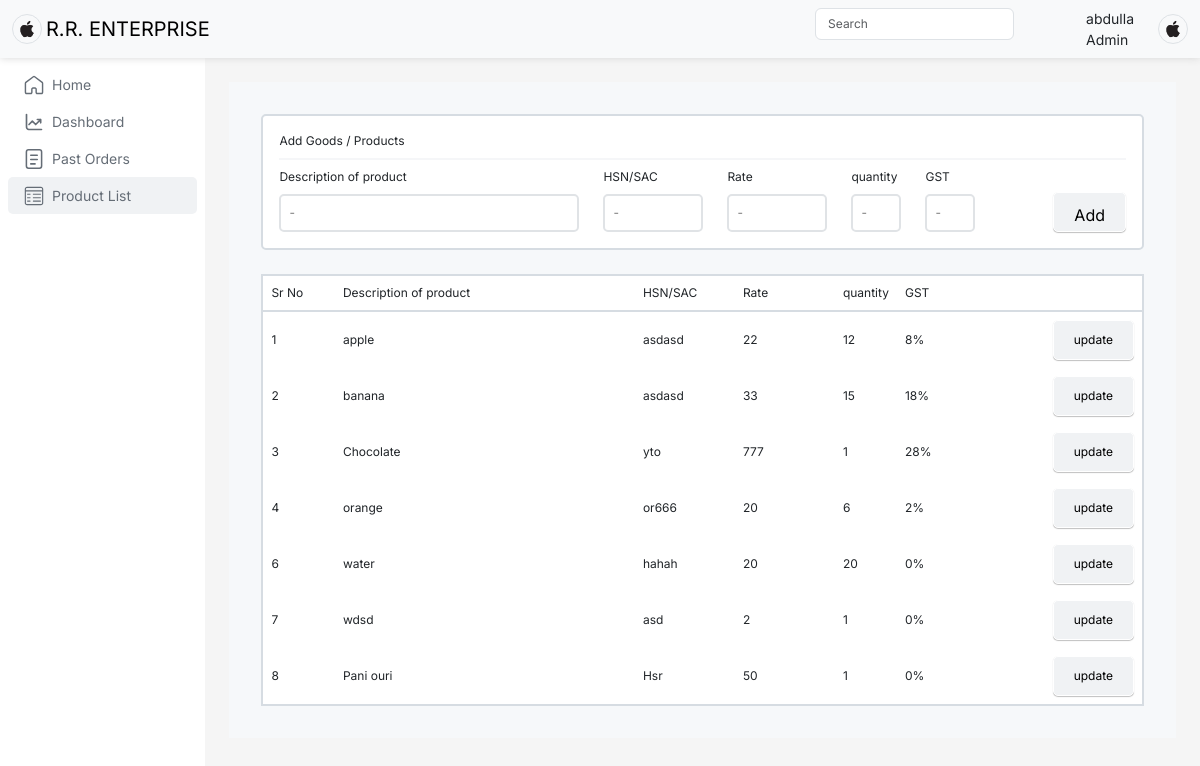
The app's page /productList.php (signed in) with its own data.
### tables this page shows
CREATE TABLE `product` (
  `product_id` int(11) NOT NULL,
  `product_name` varchar(255) NOT NULL,
  `hsn_sac` varchar(40) NOT NULL,
  `gst` decimal(20,0) NOT NULL,
  `rate` decimal(10,0) NOT NULL,
  `quantity` int(11) NOT NULL,
  `created_date` date NOT NULL DEFAULT current_timestamp(),
  `business_id` int(11) NOT NULL,
  `employee_id` int(11) NOT NULL
);

### productList.php (the view, shortened to what this page needs)
<?php
include './connect.php';
$name = "";
$hsn = "";
$rate = "";
$quantity = "";
$gst = "";
?>
<!DOCTYPE html>
<html lang="en">
<head>
    <link rel="stylesheet" href="https://cdn.jsdelivr.net/npm/@tarekraafat/autocomplete.js@10.2.7/dist/css/autoComplete.02.min.css">
    <link href="https://cdn.jsdelivr.net/npm/bootstrap@5.3.3/dist/css/bootstrap.min.css" rel="stylesheet">
    <link rel="stylesheet" href="./css/index.css">
    <link rel="stylesheet" href="./css/sidebar.css">
    <link rel="stylesheet" href="./css/product.css">
</head>
<body>
    <?php include './components/navbar.php' ?>
    <div class="main-container">
        <div class="sidebar-wrapper">
            <div class="sidebar-items">
                <a class="sidebar-item" href="index.php">
                    <p>Home</p>
                </a>
                <a class="sidebar-item" href="dashboard.php">
                    <p>Dashboard</p>
                </a>
                <a class="sidebar-item " href="pastOrders.php">
                    <p>Past Orders</p>
                </a>
                <a class="sidebar-item active" href="productList.php">
                    <p>Product List</p>
                </a>
            </div>
        </div>
        <div class="content-wrapper">
            <div class="content-main">
                <div class="container1">
                    <form class="box" action="" method="post">
                        <div class="text">Add Goods / Products</div>
                        <hr />
                        <div class="input-row">
                            <div class="input-col">
                                <div class="input-box width-large">
                                    <label for="p-name">Description of product</label>
                                    <input type="text" name="name" id="p-name" placeholder="-" required value="<?= $name ?>" />
                                </div>
                                <div class="input-box width-medium">
                                    <label for="hsn/sac">HSN/SAC</label>
                                    <input type="text" name="hsn" id="hsn/sac" placeholder="-" required value="<?= $hsn ?>" />
                                </div>
                                <div class="input-box width-medium">
                                    <label for="rate">Rate</label>
                                    <input type="number" name="rate" id="rate" placeholder="-" required value="<?= $rate ?>" />
                                </div>
                                <div class="input-box width-small">
                                    <label for="quantity">quantity</label>
                                    <input type="number" name="quantity" id="quantity" placeholder="-" required value="<?= $quantity ?>" />
                                </div>
                                <div class="input-box width-small">
                                    <label for="code">GST</label>
                                    <input type="number" name="gst" id="code" placeholder="-" required value="<?= $gst ?>" />
                                </div>
                            </div>
                            <?php
                            if (isset($_GET['upd'])) {
                                echo '<input type="submit" name="update" value="Update">';
                            } else {
                                echo '<input type="submit" name="add" value="Add">';
                            }
                            ?>
                        </div>
                    </form>
                    <table class="box">
                        <tr>
                            <th>
                                Sr No
                            </th>
                            <th class="width-large">
                                Description of product
                            </th>
                            <th class="width-medium">
                                HSN/SAC
                            </th>
                            <th class="width-medium">
                                Rate
                            </th>
                            <th class="width-small">
                                quantity
                            </th>
                            <th class="width-medium">
                                GST
                            </th>
                            <th></th>
                        </tr>
                        <?php
                        $sql = "Select * from product where business_id=" . $_SESSION['business_id'];
                        $result = mysqli_query($conn, $sql);
                        while ($row = mysqli_fetch_assoc($result)) {
                            echo "
                                <tr>
                                <td>" . $row['product_id'] . "</td>
                                <td>" . $row['product_name'] . "</td>
                                <td>" . $row['hsn_sac'] . "</td>
                                <td>" . $row['rate'] . "</td>
                                <td>" . $row['quantity'] . "</td>
                                <td>" . $row['gst'] . "%</td>
                                <td>
                                    <a href='
                                    ?upd=1&id=" . $row['product_id'] . "&name=" . $row['product_name'] . "&rate=" . $row['rate'] . "&quantity=" . $row['quantity'] . "&gst=" . $row['gst'] . "&hsn=" . $row['hsn_sac'] . "
                                    ' class='update' >update</a>
                                </td>
                                </tr>
                                ";
                        }
                        ?>
                    </table>
                </div>
            </div>
        </div>
    </div>
</body>
</html>

### css/index.css (style rules this page uses)
body { margin: 0; padding: 0; box-sizing: border-box; font-family: 'Inter'; display: flex; flex-direction: column; min-height: 100vh; position: relative; }
.main-container { display: flex; flex: 1; background-color: whitesmoke; }
.content-wrapper { width: 100%; height: 100%; display: flex; flex-direction: column; align-items: center; padding: 24px; }
.content-main { max-width: 105ch; width: 100%; }

### css/sidebar.css (style rules this page uses)
body { background-color: whitesmoke; }
.sidebar-wrapper { background-color: white; width: 250px; min-height: 100vh; position: relative; }
.sidebar-items { display: flex; flex-direction: column; padding: 8px; position: sticky; top: 58px; }
.sidebar-item { display: flex; align-items: center; gap: 8px; padding: 8px 16px; border-radius: 5px; cursor: pointer; text-decoration: none; }
.sidebar-item.active { background-color: #F0F2F4; }
.sidebar-item p { color: #656D76; font-size: 14px; margin: 0; }
.sidebar-item svg { height: 20px; width: 20px; }

### css/product.css (style rules this page uses)
.container1 { padding: 32px; background-color: #F6F8FA; display: flex; flex-direction: column; gap: 24px; }
.box { padding: 16px; background-color: #ffffff; border: 2px solid #d6dce2; border-radius: 5px; }
hr { border-top: 2px solid #d6dce2; margin: 8px 0; }
.text { font-size: 12px; }
.input-box { display: flex; flex-direction: column; gap: 8px; }
label { font-size: 12px; }
input[type="text"] { background-color: #ffffff; border: 2px solid #e0e3e6; border-radius: 5px; padding: 8px; width: auto; font-size: 12px; color: #656D76; }
input[type="number"] { background-color: #ffffff; border: 2px solid #e0e3e6; border-radius: 5px; padding: 8px; width: auto; font-size: 12px; color: #656D76; -moz-appearance: textfield; }
.input-col { display: flex; flex-direction: row; gap: 24px; }
.width-small { width: 50px; }
.width-medium { width: 100px; }
.width-large { width: 300px; }
input[type="submit"] { height: 40px; padding-left: 20px; padding-right: 20px; padding-top: 10px; padding-bottom: 10px; background: #F0F2F4; box-shadow: 0px 1px 1px rgba(0, 0, 0, 0.25); border-radius: 5px; border: 1px white solid; justify-content: center; align-items: end; }
.input-row { display: flex; justify-content: space-between; align-items: end; }
table { width: 100%; }
th { font-size: 12px; font-weight: 400; padding: 8px; text-align: left; border-bottom: 2px solid #d6dce2; }
td { font-size: 12px; font-weight: 400; padding: 8px; text-align: left; }
.update { height: 40px; padding-left: 20px; padding-right: 20px; padding-top: 10px; padding-bottom: 10px; background: #F0F2F4; box-shadow: 0px 1px 1px rgba(0, 0, 0, 0.25); border-radius: 5px; border: 1px white solid; justify-content: center; position: relative; float: right; text-decoration: none; color: black; }

### records on screen
product: product_id "1", product_name "apple", hsn_sac "asdasd", rate "22", quantity "12", gst "8"
product: product_id "2", product_name "banana", hsn_sac "asdasd", rate "33", quantity "15", gst "18"
product: product_id "3", product_name "Chocolate", hsn_sac "yto", rate "777", quantity "1", gst "28"
product: product_id "4", product_name "orange", hsn_sac "or666", rate "20", quantity "6", gst "2"
product: product_id "6", product_name "water", hsn_sac "hahah", rate "20", quantity "20", gst "0"
product: product_id "7", product_name "wdsd", hsn_sac "asd", rate "2", quantity "1", gst "0"
product: product_id "8", product_name "Pani ouri", hsn_sac "Hsr", rate "50", quantity "1", gst "0"

### other values on screen
$_SESSION['business_name'] "R.R. ENTERPRISE"
$_SESSION['name'] "abdulla"
